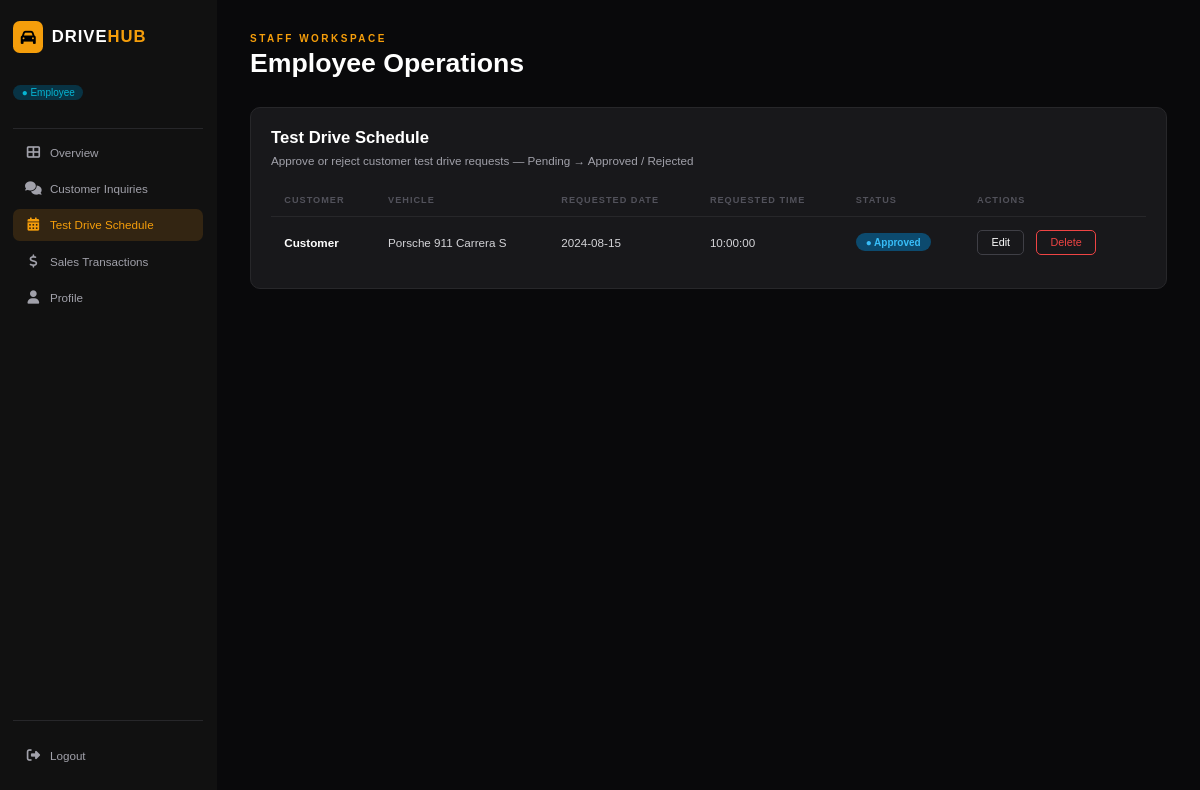
The app's page /views/Employee/test_drive_schedule.php (signed in) with its own data.
### tables this page shows
CREATE TABLE `test_drives` (
  `testdrive_id` int(11) NOT NULL,
  `customer_id` int(11) NOT NULL,
  `car_id` int(11) NOT NULL,
  `preferred_date` date NOT NULL,
  `preferred_time` time NOT NULL,
  `status` enum('pending','approved','rejected') DEFAULT 'pending'
);

CREATE TABLE `users` (
  `user_id` int(11) NOT NULL,
  `name` varchar(100) NOT NULL,
  `email` varchar(150) NOT NULL,
  `phone` varchar(20) DEFAULT NULL,
  `password` varchar(255) NOT NULL,
  `role` enum('customer','employee','admin') NOT NULL,
  `account_status` enum('active','inactive') DEFAULT 'active',
  `security_question` varchar(150) DEFAULT NULL,
  `security_answer` varchar(255) DEFAULT NULL
);

### models/employeeModel.php (called while the page is built, shortened)
<?php
function getTestDrives()
{
    $conn = dbConnection();
    $drives = [];
    if($conn)
    {
        $sql = "SELECT td.testdrive_id AS id, u.name AS customer, CONCAT(c.brand, ' ', c.model) AS vehicle, td.preferred_date AS date, td.preferred_time AS time, td.status FROM test_drives td JOIN users u ON td.customer_id=u.user_id JOIN cars c ON td.car_id=c.car_id";
        $result = mysqli_query($conn, $sql);
        if($result)
        {
            while($row = mysqli_fetch_assoc($result))
            {
                if($row['status'] == 'pending')
                {
                    $row['status'] = 'Pending';
                }
                else if($row['status'] == 'approved')
                {
                    $row['status'] = 'Approved';
                }
                $drives[] = $row;
            }
        }
    }
    return $drives;
}
?>

### views/Employee/test_drive_schedule.php (the view, shortened to what this page needs)
<!DOCTYPE html>
<html>
<head>
    <link rel="stylesheet" href="../css/employeeStyle.css">
    <link rel="stylesheet" href="https://cdnjs.cloudflare.com/ajax/libs/font-awesome/6.5.0/css/all.min.css">
</head>
<body>
    <div class="sidebar">
        <div class="logo">
            <div class="logo-icon"><i class="fa-solid fa-car"></i></div>
            <span class="logo-text">DRIVE<span class="logo-hub">HUB</span></span>
        </div>
        <div class="user-profile">
            <div class="user-info">
                <span class="user-role-badge">&#9679; Employee</span>
            </div>
        </div>
        <hr class="sidebar-divider">
        <nav class="nav-menu">
            <a class="nav-item" href="overview.php">
                <span class="nav-icon"><i class="fa-solid fa-table-cells-large"></i></span> Overview
            </a>
            <a class="nav-item" href="inquiries.php">
                <span class="nav-icon"><i class="fa-solid fa-comments"></i></span> Customer Inquiries
            </a>
            <a class="nav-item active" href="test_drive_schedule.php">
                <span class="nav-icon"><i class="fa-solid fa-calendar-days"></i></span> Test Drive Schedule
            </a>
            <a class="nav-item" href="sales_transactions.php">
                <span class="nav-icon"><i class="fa-solid fa-dollar-sign"></i></span> Sales Transactions
            </a>
            <a class="nav-item" href="profile.php">
                <span class="nav-icon"><i class="fa-solid fa-user"></i></span> Profile
            </a>
        </nav>
        <hr class="sidebar-divider bottom-divider">
        <a class="nav-item logout-btn" href="../logout.php">
            <span class="nav-icon"><i class="fa-solid fa-right-from-bracket"></i></span> Logout
        </a>
    </div>
    <div class="main-content">
        <span class="kicker">STAFF WORKSPACE</span>
        <h1 class="page-title">Employee Operations</h1>
        <div class="table-container">
            <div class="section-header">
                <div>
                    <h2 class="section-title">Test Drive Schedule</h2>
                    <p class="section-subtitle">Approve or reject customer test drive requests &mdash; Pending &rarr; Approved / Rejected</p>
                </div>
            </div>
            <table id="testDrivesTable">
                <tr>
                    <th>CUSTOMER</th>
                    <th>VEHICLE</th>
                    <th>REQUESTED DATE</th>
                    <th>REQUESTED TIME</th>
                    <th>STATUS</th>
                    <th>ACTIONS</th>
                </tr>
                <?php
                require_once "../../models/employeeModel.php";
                $testDrivesData = getTestDrives();
                if (!empty($testDrivesData)) {
                    foreach ($testDrivesData as $drive) {
                        echo "<tr>";
                        echo "<td class='customer-name'>" . htmlspecialchars($drive['customer']) . "</td>";
                        echo "<td>" . htmlspecialchars($drive['vehicle']) . "</td>";
                        echo "<td>" . htmlspecialchars($drive['date']) . "</td>";
                        echo "<td>" . htmlspecialchars($drive['time']) . "</td>";
                        $badgeClass = 'badge-pending';
                        if ($drive['status'] === 'Approved') $badgeClass = 'badge-approved';
                        else if ($drive['status'] === 'Rejected') $badgeClass = 'badge-rejected';
                        echo "<td><span class='" . $badgeClass . "'>&#9679; " . htmlspecialchars($drive['status']) . "</span></td>";
                        echo "<td><div class='actions-cell'>";
                        echo "<a href='edit_test_drive.php?id=" . htmlspecialchars($drive['id']) . "' class='btn-view' style='margin-right: 5px; text-decoration:none; display:inline-block;'>Edit</a>";
                        echo "<a href='../controllers/testDriveController.php?action=delete&id=" . htmlspecialchars($drive['id']) . "' class='btn-reject' style='text-decoration:none; display:inline-block;'>Delete</a>";
                        echo "</div></td>";
                        echo "</tr>";
                    }
                }
                ?>
            </table>
        </div>
    </div>
</body>
</html>

### views/css/employeeStyle.css (style rules this page uses)
* { margin: 0; padding: 0; box-sizing: border-box; }
body { font-family: Arial, sans-serif; background-color: rgb(9, 9, 11); color: white; display: flex; min-height: 100vh; }
.sidebar { background-color: rgb(17, 17, 17); width: 18.056vw; min-height: 100vh; padding: 2.667vh 1.111vw; display: flex; flex-direction: column; position: fixed; top: 0; left: 0; }
.logo { display: flex; align-items: center; gap: 0.694vw; margin-bottom: 3.556vh; }
.logo-icon { background-color: rgb(245, 158, 11); color: black; width: 2.500vw; height: 4.000vh; border-radius: 0.556vw; display: flex; align-items: center; justify-content: center; font-size: 1.250vw; font-weight: bold; }
.logo-text { font-size: 1.389vw; font-weight: bold; color: white; letter-spacing: 1px; }
.logo-hub { color: rgb(245, 158, 11); }
.user-profile { display: flex; align-items: center; gap: 0.833vw; margin-bottom: 2.667vh; }
.user-info { display: flex; flex-direction: column; }
.user-role-badge { background-color: rgb(8, 51, 68); color: rgb(6, 182, 212); font-size: 0.833vw; padding: 0.222vh 0.694vw; border-radius: 0.833vw; margin-top: 0.444vh; display: inline-block; width: fit-content; }
.sidebar-divider { border: none; border-top: 1px solid rgb(39, 39, 42); margin: 0.889vh 0; }
.bottom-divider { margin-top: auto; }
.nav-menu { display: flex; flex-direction: column; gap: 0.278vw; }
.nav-item { background: none; border: none; color: rgb(161, 161, 170); font-size: 0.972vw; padding: 1.111vh 0.972vw; border-radius: 0.556vw; cursor: pointer; text-align: left; display: flex; align-items: center; gap: 0.694vw; width: 100%; text-decoration: none; }
.nav-item.active { background-color: rgb(51, 37, 18); color: rgb(245, 158, 11); }
.nav-icon { font-size: 1.111vw; width: 1.389vw; text-align: center; }
.logout-btn { margin-top: 1.333vh; margin-bottom: 0.889vh; }
.main-content { margin-left: 18.056vw; padding: 2.778vw; flex: 1; width: calc(100% - 18.056vw); }
.kicker { color: rgb(245, 158, 11); font-size: 0.833vw; font-weight: bold; letter-spacing: 0.208vw; display: block; margin-bottom: 0.444vh; }
.page-title { font-size: 2.222vw; font-weight: bold; color: white; margin-bottom: 3.556vh; }
.table-container { background-color: rgb(24, 24, 27); border: 1px solid rgb(39, 39, 42); border-radius: 0.833vw; padding: 1.667vw; }
.section-header { display: flex; justify-content: space-between; align-items: flex-start; margin-bottom: 2.222vh; }
.section-title { font-size: 1.389vw; font-weight: bold; color: white; margin-bottom: 0.667vh; }
.section-subtitle { color: rgb(161, 161, 170); font-size: 0.972vw; }
table { width: 100%; border-collapse: collapse; }
th { text-align: left; color: rgb(82, 82, 91); font-size: 0.764vw; font-weight: bold; letter-spacing: 1px; padding: 1.333vh 1.111vw; border-bottom: 1px solid rgb(39, 39, 42); }
td { padding: 1.111vw; font-size: 0.972vw; color: rgb(212, 212, 216); border-bottom: 1px solid rgb(39, 39, 42); vertical-align: middle; }
tr:last-child td { border-bottom: none; }
.customer-name { color: white; font-weight: bold; }
.badge-approved { background-color: rgb(12, 74, 110); color: rgb(56, 189, 248); padding: 0.444vh 0.833vw; border-radius: 1.389vw; font-size: 0.833vw; font-weight: bold; display: inline-block; }
.btn-view { background: none; border: 1px solid rgb(63, 63, 70); color: white; padding: 0.667vh 1.111vw; border-radius: 0.417vw; cursor: pointer; font-size: 0.903vw; text-decoration: none; display: inline-block; }
.btn-reject { background: none; border: 1px solid rgb(239, 68, 68); color: rgb(239, 68, 68); padding: 0.667vh 1.111vw; border-radius: 0.417vw; cursor: pointer; font-size: 0.903vw; margin-right: 0.556vw; }
.actions-cell { display: flex; align-items: center; gap: 0.556vw; }

### records on screen
test_drives: customer.name "Customer", vehicle "Porsche 911 Carrera S", preferred_date "2024-08-15", preferred_time "10:00:00", status "Approved"
